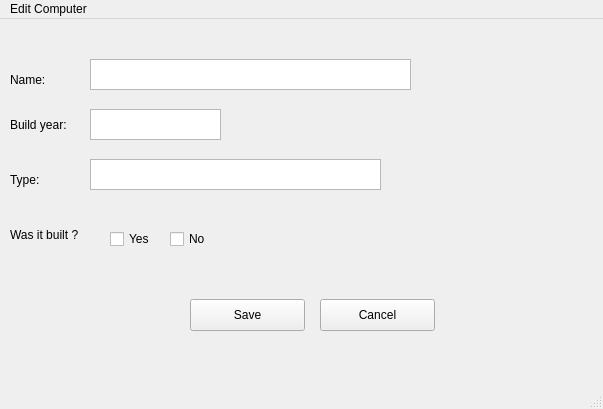
<?xml version="1.0" encoding="UTF-8"?>
<ui version="4.0">
 <class>EditComputer</class>
 <widget class="QMainWindow" name="EditComputer">
  <property name="geometry">
   <rect>
    <x>0</x>
    <y>0</y>
    <width>603</width>
    <height>409</height>
   </rect>
  </property>
  <property name="windowTitle">
   <string>MainWindow</string>
  </property>
  <widget class="QWidget" name="centralwidget">
   <widget class="QPushButton" name="btnSaveEditC">
    <property name="geometry">
     <rect>
      <x>190</x>
      <y>280</y>
      <width>115</width>
      <height>32</height>
     </rect>
    </property>
    <property name="text">
     <string>Save</string>
    </property>
   </widget>
   <widget class="QPushButton" name="btnCancelEditC">
    <property name="geometry">
     <rect>
      <x>320</x>
      <y>280</y>
      <width>115</width>
      <height>32</height>
     </rect>
    </property>
    <property name="text">
     <string>Cancel</string>
    </property>
   </widget>
   <widget class="QLabel" name="label">
    <property name="geometry">
     <rect>
      <x>10</x>
      <y>40</y>
      <width>111</width>
      <height>41</height>
     </rect>
    </property>
    <property name="text">
     <string>Name:</string>
    </property>
   </widget>
   <widget class="QLabel" name="label_2">
    <property name="geometry">
     <rect>
      <x>10</x>
      <y>90</y>
      <width>81</width>
      <height>31</height>
     </rect>
    </property>
    <property name="text">
     <string>Build year:</string>
    </property>
   </widget>
   <widget class="QLabel" name="label_3">
    <property name="geometry">
     <rect>
      <x>10</x>
      <y>140</y>
      <width>91</width>
      <height>41</height>
     </rect>
    </property>
    <property name="text">
     <string>Type:</string>
    </property>
   </widget>
   <widget class="QLabel" name="label_4">
    <property name="geometry">
     <rect>
      <x>10</x>
      <y>200</y>
      <width>81</width>
      <height>31</height>
     </rect>
    </property>
    <property name="text">
     <string>Was it built ?</string>
    </property>
   </widget>
   <widget class="QCheckBox" name="checkYes">
    <property name="geometry">
     <rect>
      <x>110</x>
      <y>210</y>
      <width>89</width>
      <height>20</height>
     </rect>
    </property>
    <property name="text">
     <string>Yes</string>
    </property>
   </widget>
   <widget class="QCheckBox" name="checkNo">
    <property name="geometry">
     <rect>
      <x>170</x>
      <y>210</y>
      <width>89</width>
      <height>20</height>
     </rect>
    </property>
    <property name="text">
     <string>No</string>
    </property>
   </widget>
   <widget class="QTextEdit" name="textEdit_Name">
    <property name="geometry">
     <rect>
      <x>90</x>
      <y>40</y>
      <width>321</width>
      <height>31</height>
     </rect>
    </property>
   </widget>
   <widget class="QTextEdit" name="textEdit_BuiltYear">
    <property name="geometry">
     <rect>
      <x>90</x>
      <y>90</y>
      <width>131</width>
      <height>31</height>
     </rect>
    </property>
   </widget>
   <widget class="QTextEdit" name="textEdit_Type">
    <property name="enabled">
     <bool>true</bool>
    </property>
    <property name="geometry">
     <rect>
      <x>90</x>
      <y>140</y>
      <width>291</width>
      <height>31</height>
     </rect>
    </property>
   </widget>
   <widget class="QLabel" name="errorLabelC">
    <property name="geometry">
     <rect>
      <x>20</x>
      <y>320</y>
      <width>471</width>
      <height>31</height>
     </rect>
    </property>
    <property name="font">
     <font>
      <pointsize>10</pointsize>
     </font>
    </property>
    <property name="text">
     <string/>
    </property>
   </widget>
  </widget>
  <widget class="QStatusBar" name="statusbar"/>
  <widget class="QMenuBar" name="menuBar">
   <property name="geometry">
    <rect>
     <x>0</x>
     <y>0</y>
     <width>603</width>
     <height>26</height>
    </rect>
   </property>
   <widget class="QMenu" name="menuEdit_Computer">
    <property name="title">
     <string>Edit Computer</string>
    </property>
   </widget>
   <addaction name="menuEdit_Computer"/>
  </widget>
 </widget>
 <resources/>
 <connections/>
</ui>
